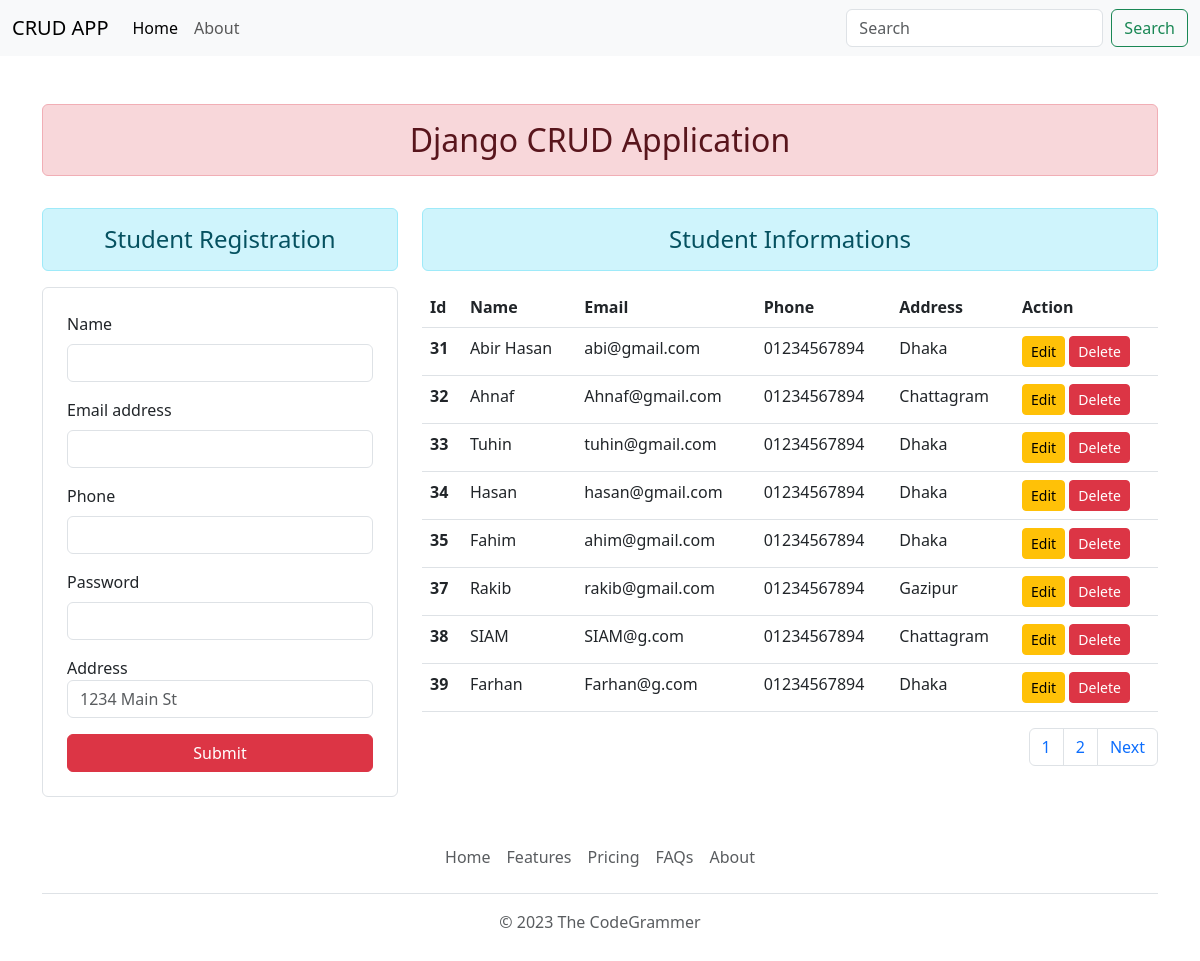
The page / on the database its author committed.
### student/models.py (models this page shows)
class student(models.Model):
    name = models.CharField(max_length=50)
    email = models.CharField(max_length=50)
    phone = models.CharField(max_length=50)
    password = models.CharField(max_length=50)
    address = models.CharField(max_length=300)

### student/views.py (the view, shortened to what this page needs)
# urls.py: path('', studentRegister,name='home'),
def studentRegister(request):
    student_data = student.objects.all()
    if request.method == "GET":
        search_inp = request.GET.get('search')
        if search_inp != None:
            student_data = student.objects.filter(name__icontains=search_inp)
    pages = Paginator(student_data,8)
    page_number = request.GET.get('page')
    updated_page = pages.get_page(page_number) # Updated page for the list of all sutdent data
    total_page = updated_page.paginator.num_pages
    page_list = [n+1 for n in range (total_page)]
    form_submitted = request.session.pop('form_submitted', False)
    context = {
        'form_submitted': form_submitted,
        'student_data' : updated_page,
        'page_list' : page_list,
    }
    return render(request, 'index.html',context)

### templates/index.html (shortened to what this page needs)
{% extends "base.html" %}
{% block content %}
{% load static %}
<div class="container">
    <div class="row">
        <div class="col-sm-4">
            <h4 class="alert alert-info mt-3 text-center">Student Registration</h4>
            <form method="post" action="" class="form-control p-4">
                <div class="mb-3">
                    <label for="exampleInputName" class="form-label">Name</label>
                    <input type="text" name='name' class="form-control" id="exampleInputName1" aria-describedby="">
                </div>
                <div class="mb-3">
                <label for="exampleInputEmail1" class="form-label">Email address</label>
                <input type="email" name='email' class="form-control" id="exampleInputEmail1" aria-describedby="emailHelp">
                </div>
                <div class="mb-3">
                    <label for="exampleInputPhone" class="form-label">Phone</label>
                    <input type="number" name='phone' class="form-control" id="exampleInputPhone1" aria-describedby="">
                </div>
                <div class="mb-3">
                <label for="exampleInputPassword1" class="form-label">Password</label>
                <input type="password" name='password' class="form-control" id="exampleInputPassword1">
                </div>
                <div class="mb-3">
                    <label for="inputAddress">Address</label>
                    <input type="text" name='address' class="form-control" id="inputAddress" placeholder="1234 Main St">
                </div>
                <button type="submit" class="btn btn-danger" style="width: 100% !important;">Submit</button>
            </form>
        </div>
        <div class="col-sm-8">
            <h4 class="alert alert-info text-center mt-3">Student Informations</h4>
            {%if student_data  %}
                    <table class="table table-hover">
                        <thead>
                        <tr>
                            <th scope="col">Id</th>
                            <th scope="col">Name</th>
                            <th scope="col">Email</th>
                            <th scope="col">Phone</th>
                            <th scope="col">Address</th>
                            <th scope="col">Action</th>
                        </tr>
                        </thead>
                        <tbody>
                        {% for students in student_data %}
                        <tr>
                            <th scope="row">{{students.id}}</th>
                            <td>{{students.name}}</td>
                            <td>{{students.email}}</td>
                            <td>{{students.phone}}</td>
                            <td>{{students.address}}</td>
                            <td>
                                <a href="{%url 'update_student' students.id%}" class='btn btn-sm btn-warning'>Edit</a>
                                <a href="{%url 'deletestudent' students.id%}" class='btn btn-sm btn-danger'>Delete</a>
                            </td>
                        </tr>
                        {% endfor %}
                        </tbody>
                    </table>
                    <nav aria-label="Page navigation example">
                        <ul class="pagination justify-content-end">
                          {% for page_num in page_list %}
                          <li class="page-item"><a class="page-link" href="/?page={{page_num}}">{{page_num}}</a></li>
                          {% endfor %}
                          {%if student_data.has_next%}
                          <li class="page-item">
                            <a class="page-link" href="/?page={{student_data.next_page_number}}">Next</a>
                          </li>
                          {%endif%}
                        </ul>
                      </nav>
            {%else%}
                    <h5 class="alert alert-danger">No Data Found</h5>
            {%endif%}
        </div>
    </div>
</div>
{% endblock content %}

### templates/base.html (shortened to what this page needs)
{% load static %}
<!DOCTYPE html>
<html lang="en">
<head>
	<link rel="stylesheet" href="{% static 'css/bootstrap.min.css' %}">
</head>
<body>
    <nav class="navbar navbar-expand-lg bg-light">
        <div class="container-fluid">
          <a class="navbar-brand" href="{% url 'home' %}">CRUD APP</a>
          <div class="collapse navbar-collapse" id="navbarSupportedContent">
            <ul class="navbar-nav me-auto mb-2 mb-lg-0">
              <li class="nav-item">
                <a class="nav-link active" aria-current="page" href="#">Home</a>
              </li>
              <li class="nav-item">
                <a class="nav-link" aria-current="page" href="#">About</a>
              </li>
            </ul>
            <form class="d-flex" role="search" method="get">
              <input class="form-control me-2" type="search" value="{{ request.GET.search }}" name='search' placeholder="Search" aria-label="Search">
              <button class="btn btn-outline-success" type="submit">Search</button>
          </form>
          </div>
        </div>
      </nav>
    <div class="container mt-5 text-center">
        <h2 class="alert alert-danger color-black">Django CRUD Application</h2>
    </div>
    {% block content %}{% endblock content %}
    <div class="container">
        <footer class="py-3 my-4">
          <ul class="nav justify-content-center border-bottom pb-3 mb-3">
            <li class="nav-item"><a href="#" class="nav-link px-2 text-body-secondary">Home</a></li>
            <li class="nav-item"><a href="#" class="nav-link px-2 text-body-secondary">Features</a></li>
            <li class="nav-item"><a href="#" class="nav-link px-2 text-body-secondary">Pricing</a></li>
            <li class="nav-item"><a href="#" class="nav-link px-2 text-body-secondary">FAQs</a></li>
            <li class="nav-item"><a href="#" class="nav-link px-2 text-body-secondary">About</a></li>
          </ul>
          <p class="text-center text-body-secondary">© <script>document.write(new Date().getFullYear())</script> The CodeGrammer</p>
        </footer>
      </div>
</body>
</html>

### rows shown on the page
student: id "31", name "Abir Hasan", email "abi@gmail.com", phone "01234567894", address "Dhaka"
student: id "32", name "Ahnaf", email "Ahnaf@gmail.com", phone "01234567894", address "Chattagram"
student: id "33", name "Tuhin", email "tuhin@gmail.com", phone "01234567894", address "Dhaka"
student: id "34", name "Hasan", email "hasan@gmail.com", phone "01234567894", address "Dhaka"
student: id "35", name "Fahim", email "ahim@gmail.com", phone "01234567894", address "Dhaka"
student: id "37", name "Rakib", email "rakib@gmail.com", phone "01234567894", address "Gazipur"
student: id "38", name "SIAM", email "SIAM@g.com", phone "01234567894", address "Chattagram"
student: id "39", name "Farhan", email "Farhan@g.com", phone "01234567894", address "Dhaka"

### other values the page prints
{{ page_num }} "1" "2"
